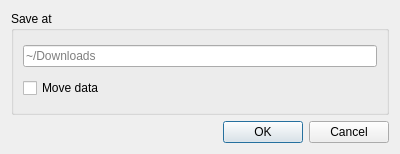
<?xml version="1.0" encoding="UTF-8"?>
<ui version="4.0">
 <class>move_dialog</class>
 <widget class="QDialog" name="move_dialog">
  <property name="geometry">
   <rect>
    <x>0</x>
    <y>0</y>
    <width>400</width>
    <height>154</height>
   </rect>
  </property>
  <property name="windowTitle">
   <string>Set download location</string>
  </property>
  <property name="modal">
   <bool>true</bool>
  </property>
  <layout class="QVBoxLayout" name="verticalLayout">
   <item>
    <widget class="QGroupBox" name="groupBox">
     <property name="title">
      <string>Save at</string>
     </property>
     <layout class="QVBoxLayout" name="verticalLayout_2">
      <item>
       <widget class="QLineEdit" name="dest_path">
        <property name="placeholderText">
         <string>~/Downloads</string>
        </property>
       </widget>
      </item>
      <item>
       <widget class="QCheckBox" name="move_data">
        <property name="text">
         <string>Move data</string>
        </property>
       </widget>
      </item>
     </layout>
    </widget>
   </item>
   <item>
    <widget class="QDialogButtonBox" name="buttonBox">
     <property name="orientation">
      <enum>Qt::Horizontal</enum>
     </property>
     <property name="standardButtons">
      <set>QDialogButtonBox::Cancel|QDialogButtonBox::Ok</set>
     </property>
    </widget>
   </item>
  </layout>
 </widget>
 <resources/>
 <connections>
  <connection>
   <sender>buttonBox</sender>
   <signal>accepted()</signal>
   <receiver>move_dialog</receiver>
   <slot>accept()</slot>
   <hints>
    <hint type="sourcelabel">
     <x>248</x>
     <y>254</y>
    </hint>
    <hint type="destinationlabel">
     <x>157</x>
     <y>274</y>
    </hint>
   </hints>
  </connection>
  <connection>
   <sender>buttonBox</sender>
   <signal>rejected()</signal>
   <receiver>move_dialog</receiver>
   <slot>reject()</slot>
   <hints>
    <hint type="sourcelabel">
     <x>316</x>
     <y>260</y>
    </hint>
    <hint type="destinationlabel">
     <x>286</x>
     <y>274</y>
    </hint>
   </hints>
  </connection>
 </connections>
</ui>
